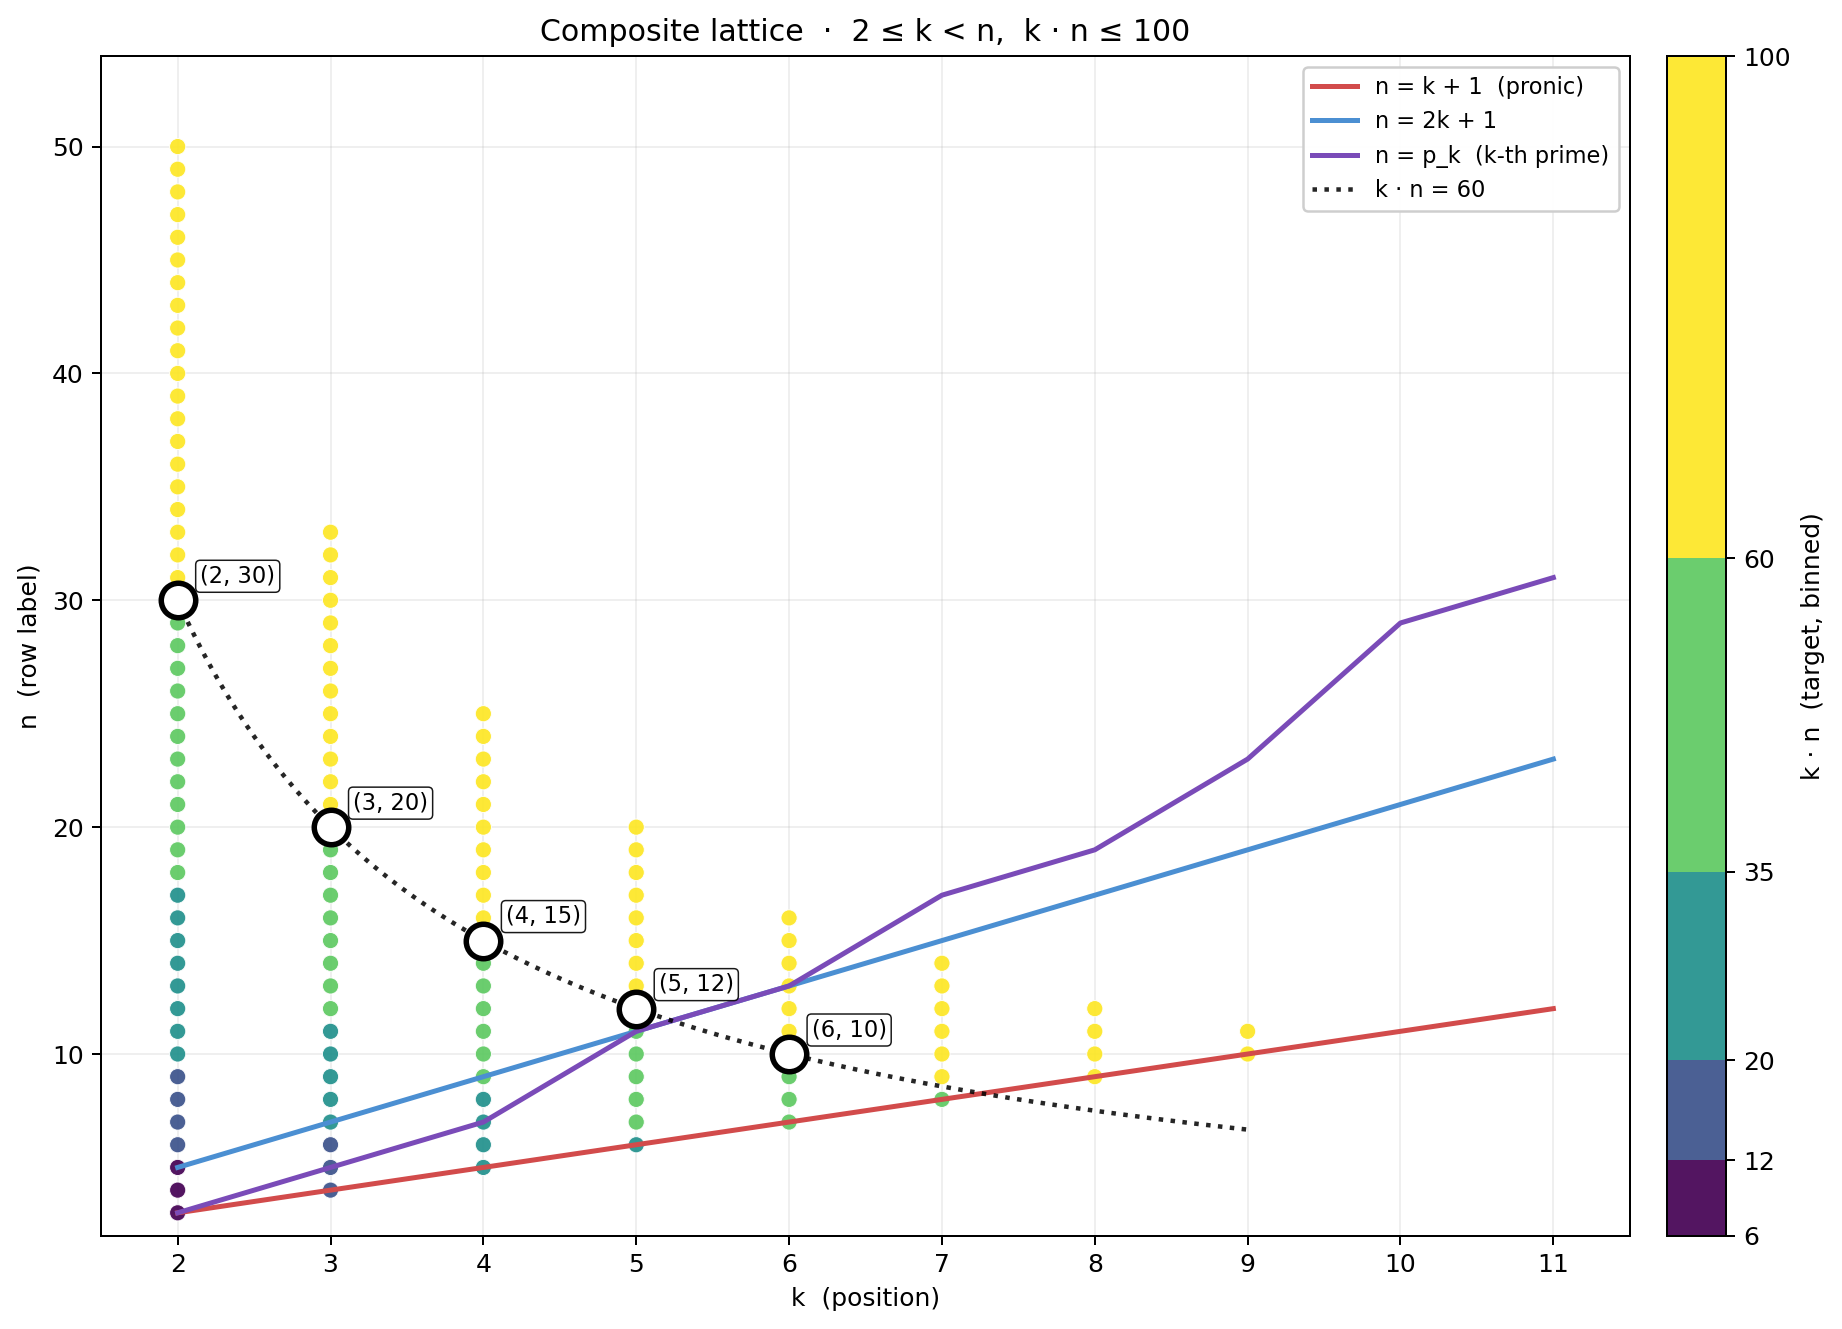

Write the Python code that produced this figure.
"""
Composite lattice -- witness pairs.

Renders the lattice {(k, n) : 1 <= k < n, k*n <= PLOT_BOUND} as a
scatter, where each point (k, n) is a witness pair for the integer
k*n. Color encodes the target value k*n. Three row maps and one
highly-composite hyperbola are overlaid to make "row map = curve
through the lattice" visible.

Also writes witnesses.npz: a dict mapping each composite N from 4 to
DATA_BOUND to its sorted list of witness pairs (k, N/k) with k | N
and k < sqrt(N). This file is the substrate for plots 6, 8, and 9.

Run with `sage lattice_scatter.py`.
"""

import numpy as np
import matplotlib.pyplot as plt
from matplotlib.colors import BoundaryNorm


PLOT_BOUND = 100      # max value k*n shown in the scatter
DATA_BOUND = 1000     # max value k*n in witnesses.npz
HIGHLIGHT_N = 60      # composite whose hyperbola is highlighted
MIN_K = 2             # exclude k=1 (the trivial row map)


def divisors(n):
    """All positive divisors of n in ascending order."""
    out = []
    i = 1
    while i * i <= n:
        if n % i == 0:
            out.append(i)
            if i != n // i:
                out.append(n // i)
        i += 1
    return sorted(out)


def witnesses(N, min_k=MIN_K):
    """Witness pairs (k, N/k) with k | N, min_k <= k, and k < sqrt(N).

    With min_k = 2 the trivial row map (1, N) at position 1 is
    excluded, so primes and squares of primes have no witnesses.
    """
    out = []
    for k in divisors(N):
        if k >= min_k and k * k < N:
            out.append((k, N // k))
    return out


def is_perfect_square(N):
    r = int(round(N ** 0.5))
    return r * r == N


# --- Sanity check the witness count formula. ---
# Excluding k = 1 removes exactly one witness from the full count
# (since 1 always divides N and 1 < sqrt(N) for N >= 2). The full
# count is floor(d(N)/2) for non-squares and (d(N) - 1)/2 for
# squares; subtract 1, clamp at zero.
for N in range(2, PLOT_BOUND + 1):
    w = witnesses(N)
    d = len(divisors(N))
    full = (d - 1) // 2 if is_perfect_square(N) else d // 2
    expected = max(0, full - 1)
    assert len(w) == expected, "witness count mismatch at N=%d" % N


# --- Build the scatter data: lattice up to PLOT_BOUND with k >= 2. ---
xs, ys, cs = [], [], []
for N in range(4, PLOT_BOUND + 1):
    for (k, n) in witnesses(N):
        xs.append(k)
        ys.append(n)
        cs.append(N)

xs = np.array(xs)
ys = np.array(ys)
cs = np.array(cs)


# --- Build the substrate file: composites only, up to DATA_BOUND. ---
# Plots 6, 8, and 9 want per-composite witness lists with k >= 2.
# Composites with no non-trivial witness (primes and squares of
# primes) are omitted.
witness_dict = {}
for N in range(4, DATA_BOUND + 1):
    w = witnesses(N)
    if len(w) > 0:
        witness_dict[N] = np.array(w, dtype=int)

np.savez_compressed(
    "witnesses.npz",
    bound=np.array([DATA_BOUND]),
    min_k=np.array([MIN_K]),
    **{"N_%d" % N: arr for N, arr in witness_dict.items()},
)
print("wrote witnesses.npz with %d composites up to %d (k >= %d)"
      % (len(witness_dict), DATA_BOUND, MIN_K))


# --- Render the scatter. ---
fig, ax = plt.subplots(figsize=(11, 7.5))

k_max = int(np.sqrt(PLOT_BOUND)) + 1  # 11 for PLOT_BOUND = 100

# Discrete bins for the color scale: 5 ascending bands, with the
# lower region split more finely so the dense lower-left of the
# lattice carries more gradation.
BINS = [6, 12, 20, 35, 60, 100]
cmap = plt.get_cmap("viridis", len(BINS) - 1)
norm = BoundaryNorm(BINS, cmap.N)

# Scatter colored by binned k * n.
sc = ax.scatter(xs, ys, c=cs, cmap=cmap, norm=norm,
                s=42, edgecolors="white", linewidths=0.4,
                alpha=0.92, zorder=2)
cbar = fig.colorbar(sc, ax=ax, pad=0.02, ticks=BINS, spacing="proportional")
cbar.set_label("k · n  (target, binned)")

# Row-map curves over the visible k range.
k_curve = np.arange(MIN_K, k_max + 1)

ax.plot(k_curve, k_curve + 1, color="#d24b4b", linewidth=2.0,
        label="n = k + 1  (pronic)", zorder=3)

ax.plot(k_curve, 2 * k_curve + 1, color="#4b8fd2", linewidth=2.0,
        label="n = 2k + 1", zorder=3)


def small_primes(limit):
    """Primes up to limit by sieve of Eratosthenes."""
    sieve = [True] * (limit + 1)
    sieve[0] = sieve[1] = False
    for i in range(2, int(limit ** 0.5) + 1):
        if sieve[i]:
            for j in range(i * i, limit + 1, i):
                sieve[j] = False
    return [i for i in range(limit + 1) if sieve[i]]


primes = small_primes(50)
prime_curve = primes[MIN_K - 1 : MIN_K - 1 + len(k_curve)]
ax.plot(k_curve, prime_curve, color="#7a4bb8", linewidth=2.0,
        label="n = p_k  (k-th prime)", zorder=3)

# Highlight the hyperbola k * n = HIGHLIGHT_N. Extend past sqrt(N)
# into the excluded region (k >= n) so the curve's full shape is
# visible -- the "other half" of the divisor pairs lives there.
hyp_k = np.linspace(MIN_K, 9, 200)
hyp_n = HIGHLIGHT_N / hyp_k
ax.plot(hyp_k, hyp_n, color="#000000", linewidth=1.8, alpha=0.85,
        linestyle=":", label="k · n = %d" % HIGHLIGHT_N, zorder=4)

# Mark integer witnesses on the highlighted hyperbola with bold
# circles and (k, n) annotations.
hl = witnesses(HIGHLIGHT_N)
hl_xs = [k for k, _ in hl]
hl_ys = [n for _, n in hl]
ax.scatter(hl_xs, hl_ys, s=190, facecolors="white",
           edgecolors="#000000", linewidths=2.2, zorder=6)
for (k_, n_) in hl:
    ax.annotate("(%d, %d)" % (k_, n_), xy=(k_, n_),
                xytext=(9, 7), textcoords="offset points",
                fontsize=9, color="#000000",
                bbox=dict(boxstyle="round,pad=0.2",
                          fc="white", ec="#000000", lw=0.6, alpha=0.9),
                zorder=7)

# Find the y range from the actual data.
y_max = int(ys.max()) + 4
ax.set_xlim(MIN_K - 0.5, k_max + 0.5)
ax.set_ylim(MIN_K, y_max)
ax.set_xlabel("k  (position)")
ax.set_ylabel("n  (row label)")
ax.set_title("Composite lattice  ·  2 ≤ k < n,  k · n ≤ %d" % PLOT_BOUND)
ax.legend(loc="upper right", fontsize=9, framealpha=0.95)
ax.set_xticks(range(MIN_K, k_max + 1))
ax.grid(True, alpha=0.2)

plt.tight_layout()
plt.savefig("lattice_scatter.png", dpi=180, bbox_inches="tight")
print("wrote lattice_scatter.png")
